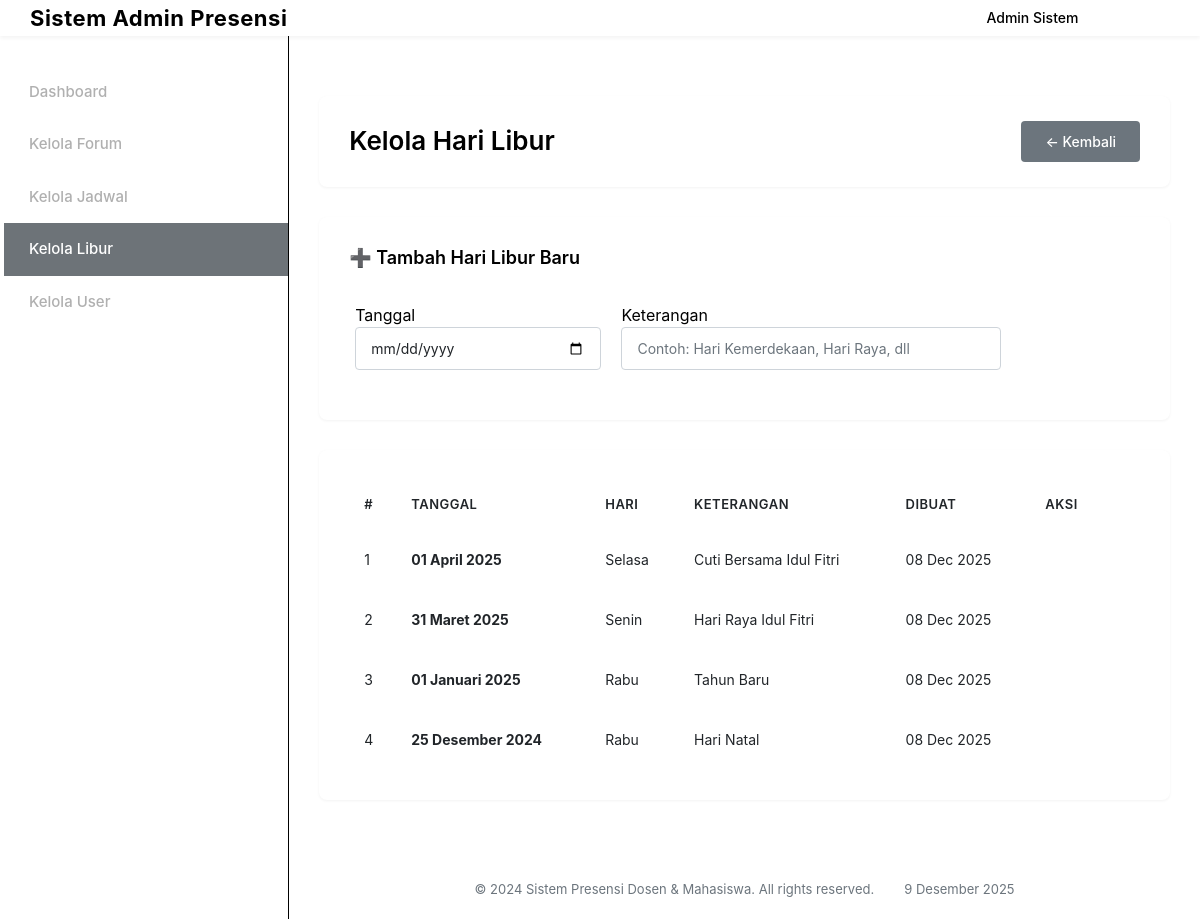
The page /admin/kelola_libur.php (signed in) on the database its author committed.
### tables this page shows
CREATE TABLE hari_libur (
    id INT AUTO_INCREMENT PRIMARY KEY,
    tanggal DATE NOT NULL UNIQUE,
    keterangan VARCHAR(200) NOT NULL,
    created_by INT,
    created_at TIMESTAMP DEFAULT CURRENT_TIMESTAMP,
    FOREIGN KEY (created_by) REFERENCES users(id) ON DELETE SET NULL
);

### includes/functions.php (called while the page is built, shortened)
<?php
function formatTanggalIndo($date) {
    $bulan = array(
        1 => 'Januari', 'Februari', 'Maret', 'April', 'Mei', 'Juni',
        'Juli', 'Agustus', 'September', 'Oktober', 'November', 'Desember'
    );
    $split = explode('-', $date);
    return $split[2] . ' ' . $bulan[(int)$split[1]] . ' ' . $split[0];
}
function getNamaHari($date) {
    $hari = array(
        'Sunday' => 'Minggu',
        'Monday' => 'Senin',
        'Tuesday' => 'Selasa',
        'Wednesday' => 'Rabu',
        'Thursday' => 'Kamis',
        'Friday' => 'Jumat',
        'Saturday' => 'Sabtu'
    );
    return $hari[date('l', strtotime($date))];
}
?>

### admin/kelola_libur.php (the view, shortened to what this page needs)
<?php
require_once __DIR__ . '/../config.php';
require_once __DIR__ . '/../includes/functions.php';
$liburs = $conn->query("SELECT * FROM hari_libur ORDER BY tanggal DESC");
include __DIR__ . '/../includes/header.php';
?>
<div class="page-wrapper">
  <div class="container">
    <div class="page-header">
      <h3>Kelola Hari Libur</h3>
      <a href="dashboard.php" class="btn-back">← Kembali</a>
    </div>
    <div class="form-card">
      <h5>➕ Tambah Hari Libur Baru</h5>
      <form method="post">
        <div class="row g-2">
          <div class="col-md-4">
            <label>Tanggal</label>
            <input type="date" name="tanggal" class="form-control" required>
          </div>
          <div class="col-md-6">
            <label>Keterangan</label>
            <input name="keterangan" class="form-control" placeholder="Contoh: Hari Kemerdekaan, Hari Raya, dll" required>
          </div>
          <div class="col-md-2" style="display: flex; align-items: flex-end;">
            <button name="create_libur" class="btn btn-success">Tambah</button>
          </div>
        </div>
      </form>
    </div>
    <div class="table-card">
      <table class="table">
        <thead>
          <tr>
            <th>#</th>
            <th>Tanggal</th>
            <th>Hari</th>
            <th>Keterangan</th>
            <th>Dibuat</th>
            <th>Aksi</th>
          </tr>
        </thead>
        <tbody>
          <?php $i=1; while($r = $liburs->fetch_assoc()): ?>
            <tr>
              <td><?=$i++?></td>
              <td><strong><?=htmlspecialchars(formatTanggalIndo($r['tanggal']))?></strong></td>
              <td><?=htmlspecialchars(getNamaHari($r['tanggal']))?></td>
              <td><?=htmlspecialchars($r['keterangan'])?></td>
              <td><?=htmlspecialchars(date('d M Y', strtotime($r['created_at'])))?></td>
              <td>
                <a class="btn btn-danger btn-sm" href="kelola_libur.php?delete=<?=$r['id']?>" onclick="return confirm('Hapus hari libur ini?')">Hapus</a>
              </td>
            </tr>
          <?php endwhile; ?>
        </tbody>
      </table>
    </div>
  </div>
</div>
<?php include __DIR__ . '/../includes/footer.php'; ?>

### assets/css/style.css (style rules this page uses)
* { margin: 0; padding: 0; box-sizing: border-box; }
html, body { height: 100%; }
body { font-family: -apple-system, BlinkMacSystemFont, 'Segoe UI', Roboto, 'Helvetica Neue', Arial, sans-serif; background-color: var(--light-color); color: var(--dark-color); }
body.layout-with-sidebar { display: grid; grid-template-areas: "header header" "sidebar main" "sidebar footer"; grid-template-columns: var(--sidebar-width) 1fr; grid-template-rows: var(--header-height) 1fr auto; min-height: 100vh; }
.container, .container-fluid { max-width: 1200px; margin: 0 auto; padding: 0; }
.page-wrapper { background: var(--light-color); padding: 30px 0; min-height: calc(100vh - 200px); }
.page-header { background: #ffffff; padding: 25px 30px; border-radius: 8px; margin-bottom: 30px; border: 1px solid var(--border-color); display: flex; justify-content: space-between; align-items: center; box-shadow: 0 1px 3px rgba(0,0,0,0.05); }
.page-header h3 { margin: 0; font-size: 26px; font-weight: 600; color: var(--dark-color); }
.btn-back { background: #6c757d; color: #ffffff; padding: 10px 24px; border-radius: 4px; text-decoration: none; font-weight: 500; font-size: 14px; transition: all 0.3s ease; display: inline-block; }
.form-card { background: #ffffff; padding: 30px; border-radius: 8px; border: 1px solid var(--border-color); margin-bottom: 30px; box-shadow: 0 1px 3px rgba(0,0,0,0.05); }
.form-card h5 { font-size: 18px; font-weight: 600; color: var(--dark-color); margin: 0 0 20px 0; padding-bottom: 15px; border-bottom: 1px solid var(--border-color); }
.form-control, .form-select { border: 1px solid #ced4da; border-radius: 4px; padding: 10px 15px; font-size: 14px; transition: all 0.3s ease; background-color: #ffffff; }
.row.g-2 > * { padding: 0 10px; margin-bottom: 20px; }
.col-md-2 { flex: 0 0 16.666%; max-width: 16.666%; }
.col-md-4 { flex: 0 0 33.333%; max-width: 33.333%; }
.col-md-6 { flex: 0 0 50%; max-width: 50%; }
.btn { border-radius: 4px; font-weight: 500; font-size: 14px; transition: all 0.3s ease; border: none; cursor: pointer; text-decoration: none; display: inline-block; text-align: center; }
.btn-success { background: var(--success-color); color: #ffffff; padding: 10px 20px; }
.btn-danger { background: var(--danger-color); color: #ffffff; padding: 6px 16px; font-size: 13px; }
.btn-sm { padding: 6px 12px; font-size: 12px; }
.table-card { background: #ffffff; padding: 30px; border-radius: 8px; border: 1px solid var(--border-color); overflow-x: auto; box-shadow: 0 1px 3px rgba(0,0,0,0.05); }
.table { width: 100%; border-collapse: collapse; margin: 0; font-size: 14px; }
.table thead { background: var(--light-color); }
.table thead th { color: var(--primary-color); font-weight: 600; font-size: 13px; text-transform: uppercase; letter-spacing: 0.5px; padding: 15px; border-bottom: 2px solid var(--border-color); text-align: left; }
.table tbody td { padding: 15px; vertical-align: middle; border-bottom: 1px solid var(--border-color); color: var(--dark-color); }
.table tbody tr:last-child td { border-bottom: none; }

### rows shown on the page
hari_libur: tanggal "01 April 2025", tanggal "Selasa", keterangan "Cuti Bersama Idul Fitri", created_at "08 Dec 2025"
hari_libur: tanggal "31 Maret 2025", tanggal "Senin", keterangan "Hari Raya Idul Fitri", created_at "08 Dec 2025"
hari_libur: tanggal "01 Januari 2025", tanggal "Rabu", keterangan "Tahun Baru", created_at "08 Dec 2025"
hari_libur: tanggal "25 Desember 2024", tanggal "Rabu", keterangan "Hari Natal", created_at "08 Dec 2025"

### other values the page prints
$_SESSION['nama'] "Admin Sistem"
